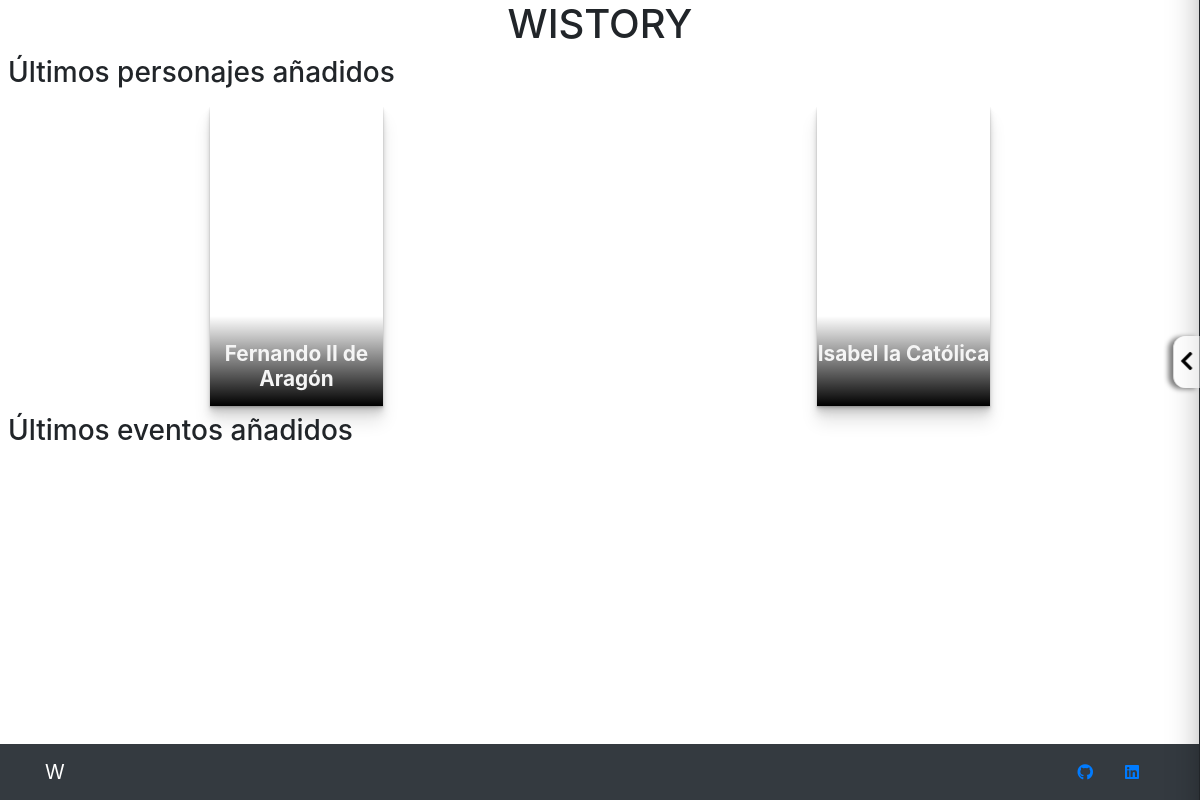
Before: / with the older database file.
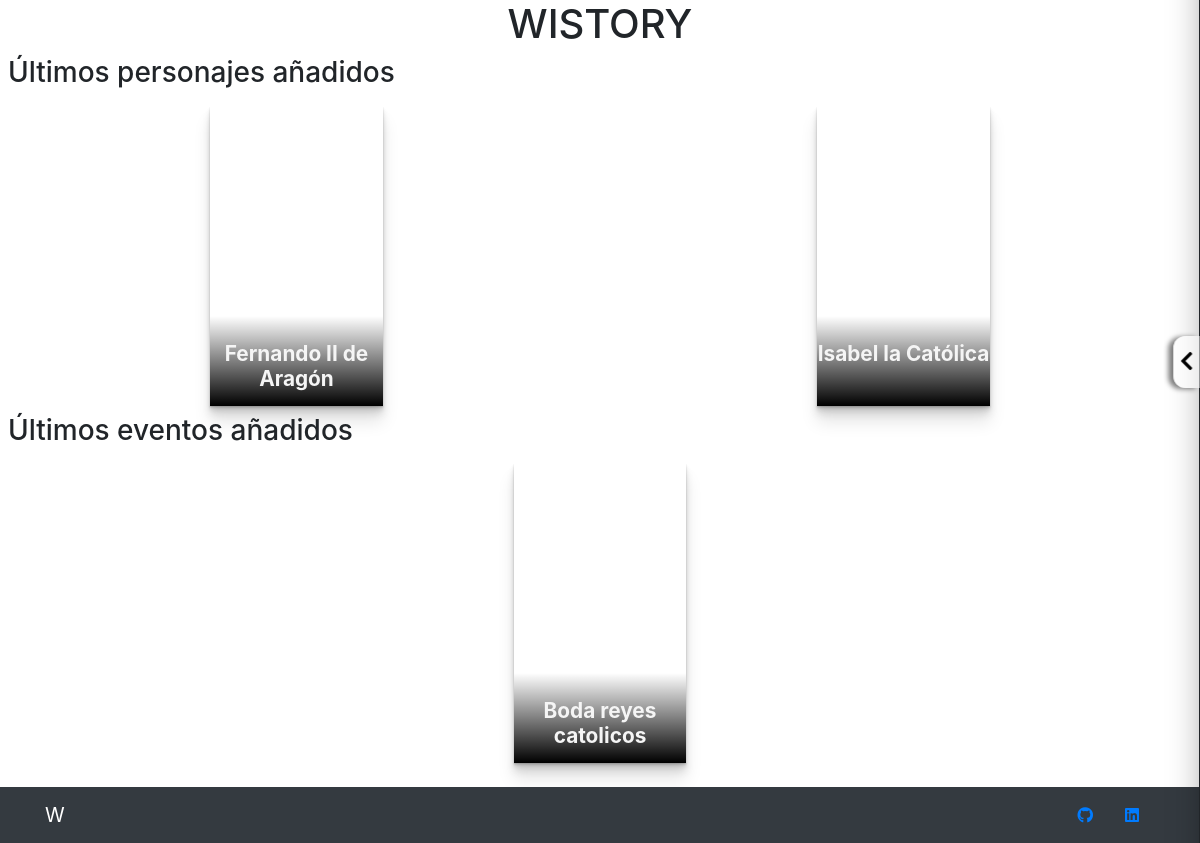
After: the same page with the newer database file.
### web/models.py (models this page shows, shortened)
class Persona(models.Model):
    nombre = models.CharField(max_length=255)
    img = models.URLField(max_length=255)
    fecha_ini = models.DateField(null=True, blank=True, verbose_name='Fecha de nacimiento')
    ac_fini = models.BooleanField(default=False, verbose_name='Antes de cristo')
    fecha_fin = models.DateField(null=True, blank=True, verbose_name='Fecha de fallecimiento')
    ac_ffin = models.BooleanField(default=False, verbose_name='Antes de cristo')
    dinastia = models.ForeignKey(Dinastia, null=True, blank=True, on_delete=models.SET_NULL)
    info = models.URLField(max_length=255, null=True, blank=True)
    padre = models.ForeignKey('self', null=True, blank=True, related_name='papa', on_delete=models.SET_NULL)
    madre = models.ForeignKey('self', related_name='mama', null=True, blank=True, on_delete=models.SET_NULL)
    fecha_create = models.DateTimeField(default=datetime.now())
    class Meta:
        db_table = 'persona'
        verbose_name = 'Persona'
        verbose_name_plural = 'Personas'

class Evento(models.Model):
    nombre = models.CharField(max_length=255)
    fecha_ini = models.DateField(null=True, blank=True, verbose_name='Fecha inicio')
    ac_fini = models.BooleanField(default=False, verbose_name='Antes de cristo')
    fecha_fin = models.DateField(null=True, blank=True, verbose_name='Fecha final')
    ac_ffin = models.BooleanField(default=False, verbose_name='Antes de cristo')
    lugar = models.CharField(max_length=100, null=True, blank=True)
    descripcion = models.TextField(null=True, blank=True)
    info = models.URLField(max_length=255, null=True, blank=True)
    tipo = models.ForeignKey(TipoEvento, null=True, blank=True, on_delete=models.SET_NULL)
    personas = models.ManyToManyField(Persona)
    fecha_create = models.DateTimeField(default=datetime.now())
    class Meta:
        db_table = 'evento'
        verbose_name = 'Evento'
        verbose_name_plural = 'Eventos'

### web/views.py (the view)
# urls.py: path('', views.index, name="index"),
def index(request):
    personas = Persona.objects.all()[:4]
    eventos = Evento.objects.all()[:4]
    data = {
        'personas': personas,
        'eventos': eventos,
    }
    return render(request, 'index.html', data)

### web/templates/index.html (shortened to what this page needs)
{% extends 'base.html' %}
{% load static %}
{% block content %}
<head>
</head>
<div id="main-content" class="px-2">
  <div class="row my-2">
    <div class="col-12">
      <h3>Últimos personajes añadidos</h3>
    </div>
  </div>
  <div class="row d-flex justify-content-around">
    {% for persona in personas %}
    <div class="col-2">
      <div class="card-item" style="background-image: url({{persona.img}})">
        <div class="content">
          <h2 class="title">{{persona.nombre}}</h2>
        </div>
      </div>
    </div>
    {% endfor %}
  </div>
  <div class="row my-2">
    <div class="col-12">
      <h3>Últimos eventos añadidos</h3>
    </div>
  </div>
  <div class="row d-flex justify-content-around">
    {% for evento in eventos %}
    <div class="col-2">
      <div class="card-item">
        <div class="content">
          <h2 class="title">{{evento.nombre}}</h2>
        </div>
      </div>
    </div>
    {% endfor %}
  </div>
</div>
<div style="height: 5rem;"></div>
<button id="btn">
  <i class="fas fa-chevron-right fa-lg"></i>
</button>
{% endblock %}

Changed rows visible on the page:
added Evento: nombre "Boda reyes catolicos"
